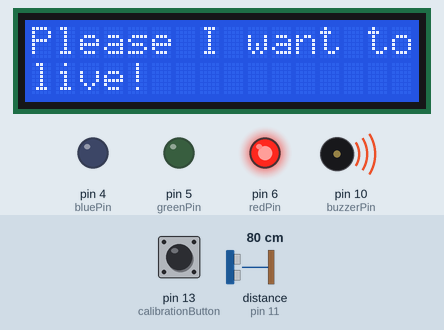
This sketch was run on a simulated Arduino Uno, built with avr-gcc and run on an emulated ATmega328P. Parts: 16×2 character LCD, output pins drawn as LEDs (lit = HIGH), buzzer (waves = sounding). The test bench sets the inputs (shaded band); at power-on: distance to the obstacle (sensor on pin 11) 80 cm, pin 13 (calibrationButton) LOW. The echo pulse lasts 58.3 µs per cm; random numbers use the default seed unless the sketch sets one; what the sketch prints to the serial monitor is not drawn.

Above: at 2.2 s.
2.3 s: distance to the obstacle (sensor on pin 11) set to 95 cm
3.8 s: distance to the obstacle (sensor on pin 11) set to 102 cm
At 4.7 s:
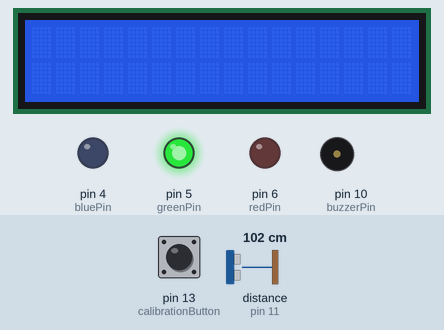
5.3 s: distance to the obstacle (sensor on pin 11) set to 2 cm
At 6.28 s:
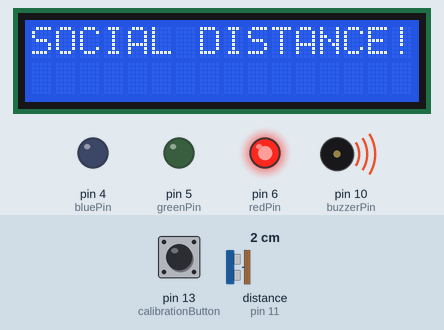
8.7 s: distance to the obstacle (sensor on pin 11) set to 120 cm
At 9.4 s:
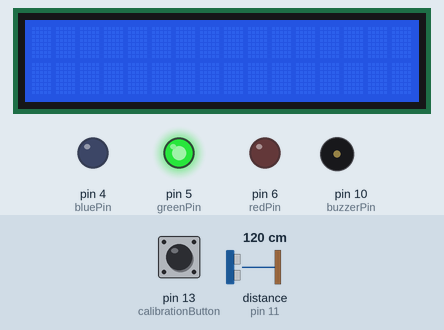
10.2 s: distance to the obstacle (sensor on pin 11) set to 4 cm
At 10.5 s:
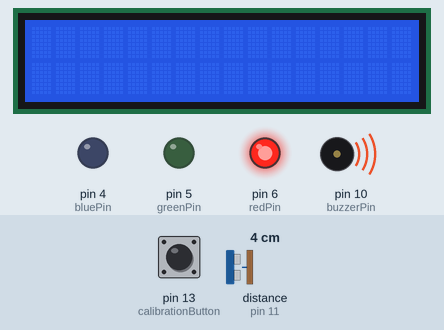
Timing chart, 0 to 14.6 s (numbered marks = the images above; inputs shaded):
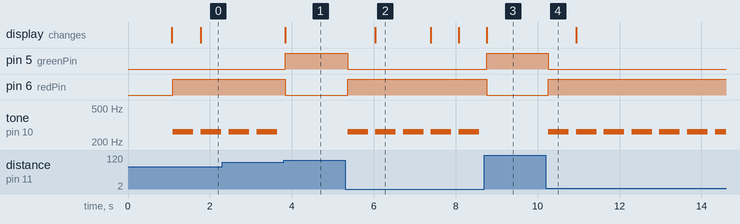

The sketch:

Final2.ino
```cpp
 #include <SR04.h>
//#include "IRremoteNew.h"
#include <pitches.h>
SR04 ultraSonic = SR04(12, 11); // Sets up the UltraSonic using 12 for ECHO and 11 for TRIG
long dist;
int receiver = 7; // Signal Pin of IR receiver to Arduino Digital Pin 11
#include <LiquidCrystal.h>
LiquidCrystal lcd(1, 2, 3, 7, 8, 9); // This creates an LCD object to use in

//for the lcd 9=13, 8=9, 7=8, 6=7, 2=1, 3=3
/*-----( Declare objects )-----
Both of these are coming from the library that we included up above.*/
//IRrecv irrecv(receiver);     // create instance of 'irrecv'
//decode_results results;      // create instance of 'decode_results'

const int redPin = 6;
const int greenPin= 5;
const int bluePin= 4;
const int buzzerPin=10;
const int calibrationButton = 13;

int redValue = 6;
int blueValue = 5;
int greenValue = 4;
int Cdist = 100;
int reply;
int songSize = 1; //Stores the number of items in the melody.
int melody[] = {NOTE_C4}; //Stores the notes for the first melody. (The "0" is a rest)
int duration[] = {20}; // Stores the length of each note in the first melody

void setup() {
  // put your setup code here, to run once:
  //irrecv.enableIRIn(); // Start the receiver
  Serial.begin(9600);
  lcd.begin(16,2); // Our LCD has 16 columns and 2 rows
  pinMode(greenPin, OUTPUT);
  pinMode(bluePin, OUTPUT);
  pinMode(redPin, OUTPUT);
  lcd.print("hi");
  delay(1000);
  lcd.clear();
  pinMode(calibrationButton, INPUT);
}

void loop() {
  // put your main code here, to run repeatedly:
  dist = ultraSonic.Distance();
  Serial.println(dist);
  if(digitalRead(calibrationButton)==HIGH){
    Serial.println(ultraSonic.Distance());
    Cdist = ultraSonic.Distance();
  }
  if(dist < Cdist){
    lcd.print("");
    redValue=255;
    blueValue=0;
    greenValue=0;
    analogWrite(redPin, redValue);
    analogWrite(bluePin, blueValue);
    analogWrite(greenPin, greenValue);
    for(int i = 0; i < songSize; i++){
      int d = 10000/duration[i];
       tone(buzzerPin, melody[i], d);
      int pause = d * 1.30;
      delay(pause);
      noTone(buzzerPin);

   switch(reply){
    case 0:
      lcd.print("Please I want to");
      lcd.setCursor(0,1); // 1st column, 1st row
      lcd.print("live!");
      lcd.setCursor(0,0); // 1st column, 1st row
      break;
   case 1:
      lcd.print("SOCIAL DISTANCE!");
      break;
   case 2:
      lcd.print("uh... Pandemic!");
      break;
   case 3:
      lcd.print("Please stay back");
      break;
   }
    }
  }
  else{
    reply = random(4);
    lcd.clear();
    redValue=0;
    blueValue=0;
    greenValue=255;
    analogWrite(redPin, redValue);
    analogWrite(bluePin, blueValue);
    analogWrite(greenPin, greenValue);
  }
}
```

Measured:
- the behaviour switches between 99 and 100 cm on distance to the obstacle (sensor on pin 11) (found by bisection; images 0 and 1)
- after the input at 3.8 s, pin 5 (greenPin): LOW → HIGH at once; pin 6 (redPin): HIGH → LOW at once; the display: changes at once (image 1)
- after the input at 5.3 s, pin 5 (greenPin): HIGH → LOW after 0.06 s; pin 6 (redPin): LOW → HIGH after 0.06 s; tone on pin 10 (buzzerPin): alternates 262 Hz for 0.50 s and silent for 0.18 s, starting after 0.06 s; the display: changes after 0.74 s (image 2)
- after the input at 8.7 s, pin 5 (greenPin): LOW → HIGH after 0.06 s; pin 6 (redPin): HIGH → LOW after 0.06 s; the display: changes after 0.06 s (image 3)
- after the input at 10.2 s, pin 5 (greenPin): HIGH → LOW after 0.06 s; pin 6 (redPin): LOW → HIGH after 0.06 s; tone on pin 10 (buzzerPin): alternates 262 Hz for 0.50 s and silent for 0.18 s, starting after 0.06 s
- by itself, tone on pin 10 (buzzerPin): alternates 262 Hz for 0.50 s and silent for 0.18 s
- what the display in image 2 shows lasts 1.4 s, from 6.0 s to 7.4 s
